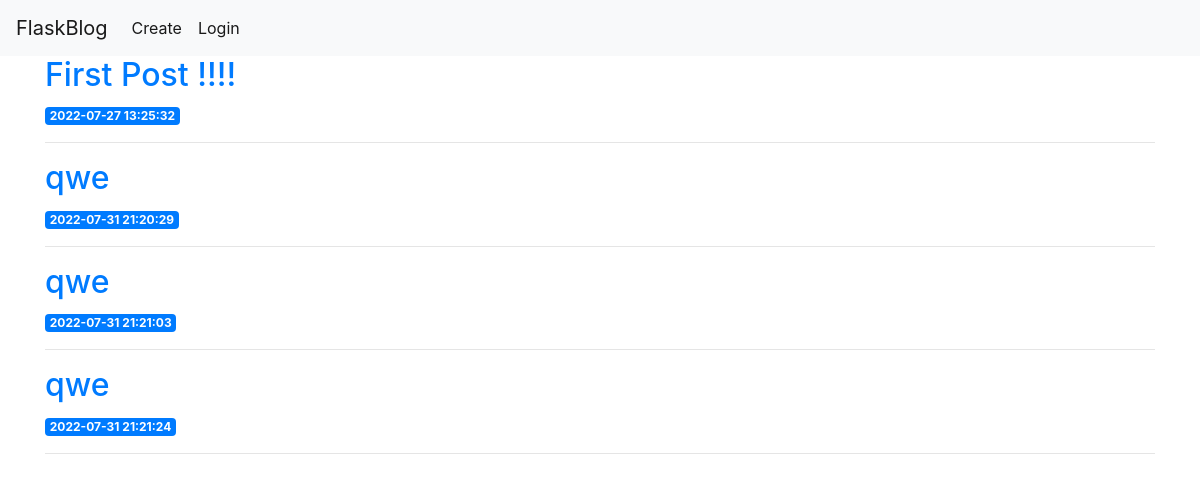
Before: / with the older database file.
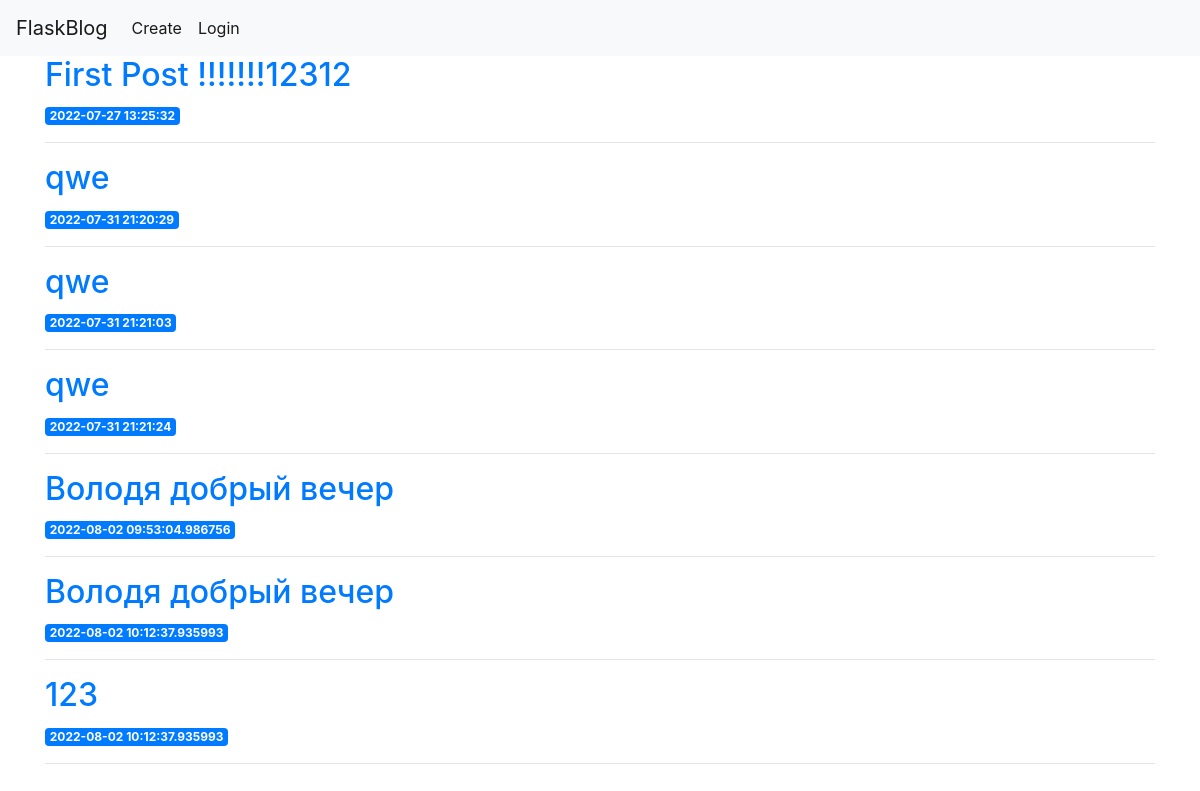
After: the same page with the newer database file.
### models.py (models this page shows)
class Posts(db.Model):
    id = db.Column(db.Integer, primary_key=True)
    created = db.Column(db.DateTime, default=datetime.now().replace(microsecond=0))
    title = db.Column(db.Text)
    content = db.Column(db.Text)

### views/posts_with_orm.py (the view)
@postsbp.route('/')
def main():
    posts_ = Posts.query.all()
    return render_template('main.html', posts=posts_)

### templates/main.html (shortened to what this page needs)
{% extends 'base.html' %}
{% block content %}
    {% for post in posts %}
    <a href="{{url_for('posts.show_post', post_id=post['id'])}}">
        <h2>{{ post['title'] }}</h2>
    </a>
    <span class="badge badge-primary">{{ post['created']}}</span>
    <hr>
{% endfor %}
{% endblock %}

### templates/base.html (shortened to what this page needs)
<!doctype html>
<html lang="ru">
  <head>
    <link rel="stylesheet" href="https://stackpath.bootstrapcdn.com/bootstrap/4.3.1/css/bootstrap.min.css">
  </head>
  <body>
    <nav class="navbar navbar-expand-md navbar-light bg-light">
        <a class="navbar-brand" href="{{ url_for('posts.main')}}">FlaskBlog</a>
        <div class="collapse navbar-collapse" id="navbarNav">
            <ul class="navbar-nav">
            <li class="nav-item active">
                <a class="nav-link" href="{{ url_for('posts.create_post') }}">Create</a>
            </li>
            {% if not current_user.is_authenticated %}
            <li class="nav-item active">
                <a class="nav-link" href="{{ url_for('auth.login') }}">Login</a>
            </li>
            {% endif %}
            </ul>
        </div>
    </nav>
    <div class="container">
        {% block content %} {% endblock %}
    </div>
  </body>
</html>

Changed rows visible on the page:
changed Posts: title "First Post !!!!" → "First Post !!!!!!!12312"
added Posts: title "Володя добрый вечер", created "2022-08-02 09:53:04.986756"
added Posts: title "Володя добрый вечер", created "2022-08-02 10:12:37.935993"
added Posts: title "123", created "2022-08-02 10:12:37.935993"
